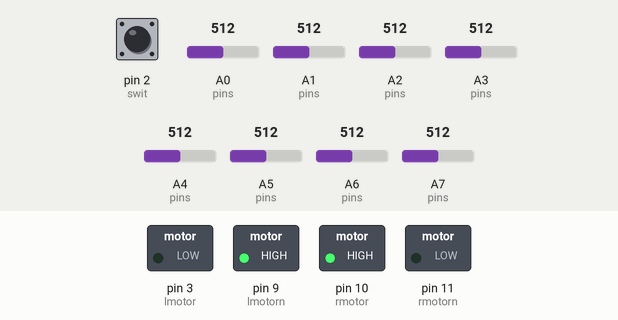
The sketch below on a simulated Arduino Nano, built with avr-gcc and run on an emulated ATmega328P. Shown: switched loads named in the sketch (green lamp = pin HIGH). Inputs (shaded band) come from the test bench; at power-on: A0 (pins) = 512, A1 (pins) = 512, A3 (pins) = 512, A4 (pins) = 512, A5 (pins) = 512, A2 (pins) = 512, pin 2 (swit) HIGH, A6 (pins) = 512, A7 (pins) = 512.

Above: at 2.9 s.
3.0 s: A0 (pins) set to 521
At 3.9 s:
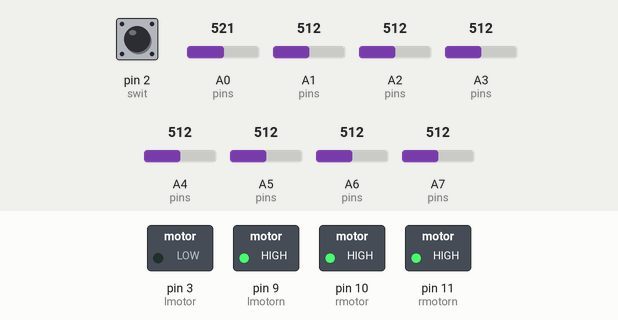
4.5 s: A1 (pins) set to 522
At 5.0 s:
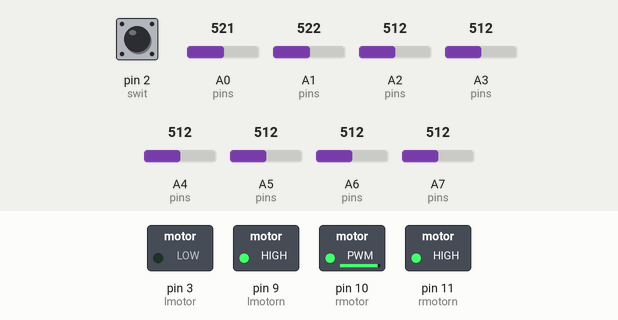
6.0 s: A3 (pins) set to 527
At 7.2 s:
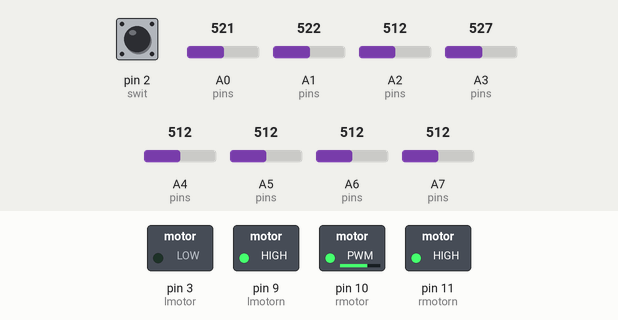
7.5 s: A4 (pins) set to 716
At 8.5 s:
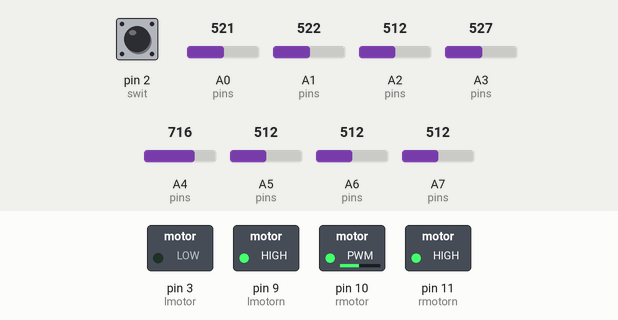
9.0 s: A5 (pins) set to 716
At 9.6 s:
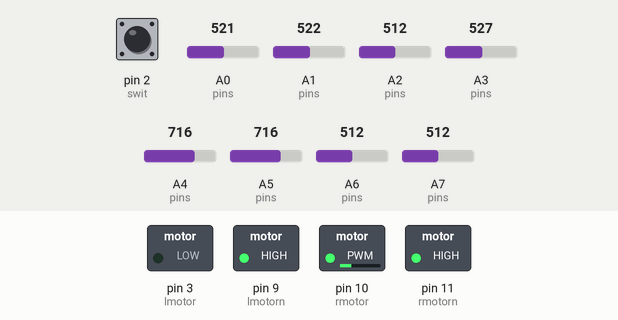
10.5 s: A2 (pins) set to 716
At 10.8 s:
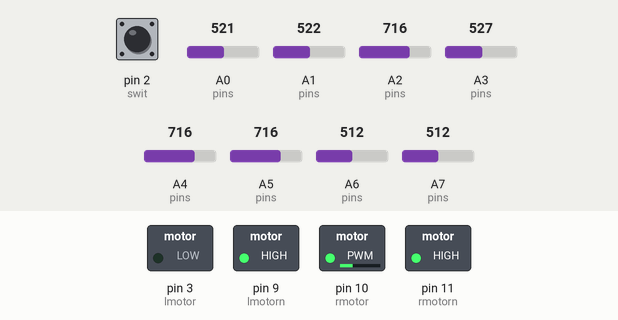
Timing chart, 0 to 13.0 s (numbered marks = the images above; inputs shaded):
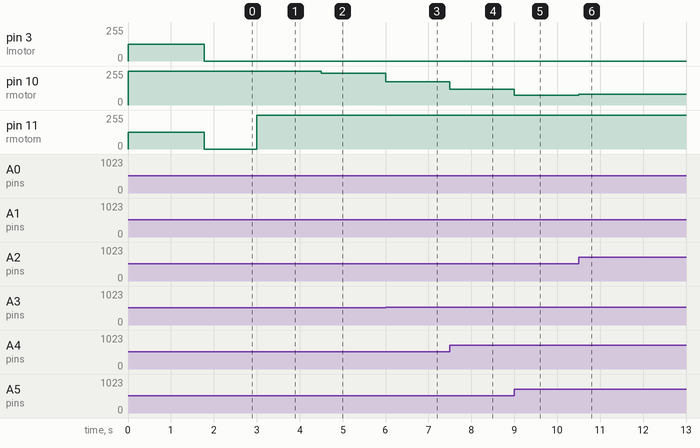

The sketch:

last_working_code.ino
```cpp
/* TODO: Base speed, new algorithm, response delay, wheels, continuous calibration */

  constexpr float kp = 80,ki = 0,kd =0;
  constexpr int base_pwm = 0;
  constexpr unsigned int response_delay = 0;
   float calibration_ratio;  //0.2 or 0.05 response_delay at zero is almost the same:The same can be used

  constexpr int n = 8;
  //int thresholds[8] = {150, 150, 150, 150, 150, 150, 150, 150};
  int thresholds[8];

  int left_motor_pwm;
  int right_motor_pwm;
  float current_pos;  //PID error
  float set_pos=0;    //Sensor 4,5 go high
  float reset,prev_error;
  unsigned long int prev_time;


  // Pin list
  int lmotor = 3;
  int lmotorn = 9;
  int rmotor = 10;
  int rmotorn = 11;
  int ir1 = A0;
  int ir2 = A1;
  int ir3 = A2;
  int ir4 = A3;
  int ir5 = A4;
  int ir6 = A5;
  int ir7 = A6;
  int ir8 = A7;
  int swit=2;
//  int bsl = 40; deprecated analogWrite base speed for left motor
//  int bsr = 40; deprecated analogWrite base speed for right motor
  int pins[8] = {ir1, ir2, ir3, ir4, ir5, ir6, ir7, ir8};
  int an_ir[8];
  int dig_ir[8];


  void sensorsRead(int sensor_data[]=an_ir, int const pins[]=pins, int n = 8){
  for(int i=0; i<n; i++){
    sensor_data[i] = analogRead(pins[i]);
  }
}

void digitaliseData(int sensor_data[]=an_ir, int const thresholds[]=thresholds, int const  n = 8)
{
  for(int i=0; i<n; ++i){
    dig_ir[i] = sensor_data[i] > thresholds[i];
  }
}


  /*void sensorsRead(int *sensor_data = an_ir, int *pins = pins, int n = 8){  //Read sensor Data
    for(int i=0; i<n; i++){
      sensor_data[i] = analogRead(pins[i]);

      if(sensor_data[i]> 150){
        dig_ir[i]=1;

      }
      else{
        dig_ir[i]=0;
      }
    }
  }*/

signed  int value_assign[8]={-4,-3,-2,-1,1,2,3,4};

  //Find position of line
float getPosition(int sensor_data[]=dig_ir, int n = 8){
  float index_shift = n/2-0.5;  // 3.5
  int number_of_high_sensors = 0;
  float sum_of_high_sensors = 0;
  for(int i=0; i<n; i++){
    if(sensor_data[i]){
      number_of_high_sensors += 1; // number of on sensors
      sum_of_high_sensors += i-(index_shift); // adding on sensors based on their position on the ir board -- used to calculate deviation
    }
  }
  if(!number_of_high_sensors){
    return 0;  // edge case handling -- if everything is zero, return 0 instead of NaN
  }
  float deviation = sum_of_high_sensors/number_of_high_sensors; // error value for pid
  return +deviation; // CONVENTION: ROBOT TURNING RIGHT IS POSITIVE
}

float getPID(float error)
{
  static float reset,prev_error;
  static unsigned long int prev_time;
  //Error is the difference between the postion of the bot and the position we want it to be
  unsigned long current_time=millis();
  double del_time=current_time-prev_time;                   //Steady state error
  reset += error*del_time;                                 //Reset-The small errors that get accumulated over time *reset gets added over time , hence global variable
  float rate_error= (error-prev_error)/del_time;
  //float rate_error = error-prev_error;//Rate of change of error
  float pid=kp*(error) + ki*(reset) + kd*(rate_error);     //Calculate PID value

  if(pid!=0){
  //Serial.print(error);
  //Serial.print(" ");
  //Serial.print(rate_error);
  //Serial.print(" ");
  //Serial.print(pid);
  //Serial.print("\n");
  }
  prev_error=error;
  prev_time=current_time;

  return pid;


}
void printArray(int array[], int n=8){
  for(int i=0; i<n; ++i){
    Serial.print(array[i]);
    Serial.print(" ");
  }
  Serial.print("\n");
}
void startSpinning(bool const clockwise_flag){
  digitalWrite(lmotor, clockwise_flag);
  digitalWrite(lmotorn, !clockwise_flag);
  digitalWrite(rmotor, !clockwise_flag);
  digitalWrite(rmotorn, clockwise_flag);
}

void sensorsRead(int sensor_data[], byte const pins[], int n = 8){
  for(int i=0; i<n; i++){
    sensor_data[i] = analogRead(pins[i]);
  }
}


int capMotorPWM(int const unprocessed_pwm){
  int cappedPWM = unprocessed_pwm > 255 ? 255 : unprocessed_pwm < 0 ? 0 : unprocessed_pwm;
  return cappedPWM;
}

void stopMoving(){
  digitalWrite(lmotor, HIGH);
  digitalWrite(lmotorn, HIGH);
  digitalWrite(rmotor, HIGH);
  digitalWrite(rmotorn, HIGH);
}

bool isAllLow(const int sensor_data[], const int n=8){
  for(int i=0; i<n; ++i){
    if(sensor_data[i]){
      return false;
    }
  }
  return true;
}

bool checkWhiteToStopMoving(int sensor_data[], unsigned int const response_delay, const int n=8){
  if(!isAllLow(sensor_data, n)){
    return true;
  }
  static unsigned long int target_time;
  static bool response_delay_flag;
  if(!response_delay_flag){
    target_time = millis() + response_delay;
    response_delay_flag = true;
  }
  if(millis()>target_time){
    startSpinning(right_motor_pwm<left_motor_pwm);
    response_delay_flag = false;
  }
  return false;
}

void writeMotors(const int pid){
  left_motor_pwm = base_pwm+pid;
  right_motor_pwm = base_pwm-pid;
  left_motor_pwm = capMotorPWM(left_motor_pwm);
  right_motor_pwm = capMotorPWM(right_motor_pwm);
  analogWrite(lmotor,left_motor_pwm);          //Check pid values, direction of turning and adjust
  digitalWrite(lmotorn, HIGH);
  analogWrite(rmotor, right_motor_pwm);
  digitalWrite(rmotorn, HIGH);
}

void newCalibrate(int thresholds[], int const pins[], int const n = 8){
  analogWrite(lmotor, 127);
  digitalWrite(lmotorn, HIGH);
  analogWrite(rmotorn, 127);
  digitalWrite(rmotor, HIGH);
  //startSpinning(HIGH);
  int sensorData[n];
  int minValues[n], maxValues[n];
  for(int i=0; i<2000; ++i){
    sensorsRead(sensorData, pins, n);
    for(int j=0; j<n; ++j){
      if(sensorData[j]<minValues[j] || i==0){
        minValues[j] = sensorData[j];
      }
      if(sensorData[j]>maxValues[j] || i==0){
        maxValues[j] = sensorData[j];
      }
    }
  }
  // is this for stopping when everything is black?
  for(int i=0; i<n; ++i){
    thresholds[i] = minValues[i] + calibration_ratio * (maxValues[i] - minValues[i]);
  }
 //Serial.print("no stop");

}

void testingIncrementConstant(unsigned const int increment_delay){
  //kd = int(millis() / increment_delay);
}

void setup() {
    // put your setup code here, to run once

    pinMode(3, OUTPUT);
    pinMode(9, OUTPUT);
    pinMode(10, OUTPUT);
    pinMode(11, OUTPUT);
    pinMode(2,INPUT);
    pinMode(swit,INPUT_PULLUP);

    calibration_ratio = digitalRead(swit) ? 0.2 : 0.05;

    newCalibrate(thresholds, pins, n);

    //Serial.begin(9600);
  }

 void loop() {
    //testingIncrementConstant(100);
    //stopMoving();
    //delay(100);

  //printArray(thresholds);

    sensorsRead(); // get ir values
    //printArray(an_ir, n);
    digitaliseData();
    //printArray(dig_ir, n);
    if(!checkWhiteToStopMoving(dig_ir, response_delay))return;
    current_pos=getPosition();             //Calculate Position
    /*//Serisl.print(" Current pos");        //When all sensors detect low The function gives99.99
    ////Serial.println(current_pos);*/         //At which point it will turn either side in search of the line
    float  pid=getPID(current_pos);                   //Retrieve PID value
  //  //Serial.print(pid);
  writeMotors(pid);
 }
```

Measured:
- the behaviour switches between 512 and 513 on A0 (pins) (found by bisection; images 0 and 1)
- the behaviour switches between 512 and 513 on A3 (pins) (found by bisection; images 2 and 3)
- after the input at 3.0 s, pin 11 (rmotorn): 0/255 → 255/255 at once
- after the input at 4.5 s, pin 10 (rmotor): 255/255 → 240/255 at once
- after the input at 6.0 s, pin 10 (rmotor): 240/255 → 173/255 at once
- after the input at 7.5 s, pin 10 (rmotor): 173/255 → 120/255 at once
- after the input at 9.0 s, pin 10 (rmotor): 120/255 → 72/255 at once
- after the input at 10.5 s, pin 10 (rmotor): 72/255 → 80/255 at once
